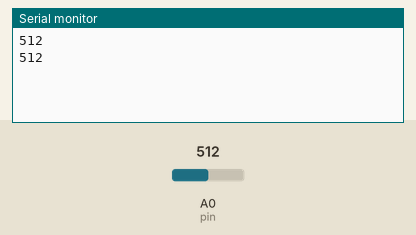
A sketch run on a simulated Arduino Uno, built with avr-gcc and run on an emulated ATmega328P. On the bench: the last lines printed to the serial monitor. The test bench sets the inputs (shaded band); at power-on: A0 (pin) = 512.

Above: at 1.8 s.
1.9 s: A0 (pin) set to 716
At 2.8 s:
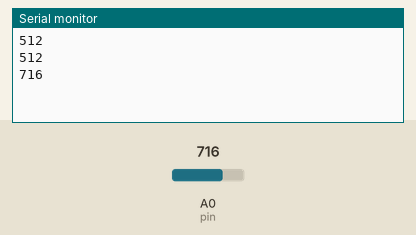
3.4 s: A0 (pin) set to 900
At 4.3 s:
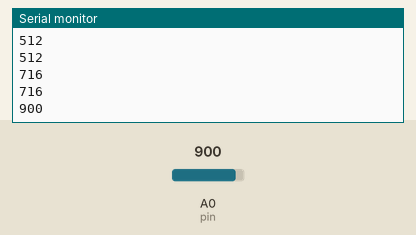
Timing chart, 0 to 6.4 s (numbered marks = the images above; inputs shaded):
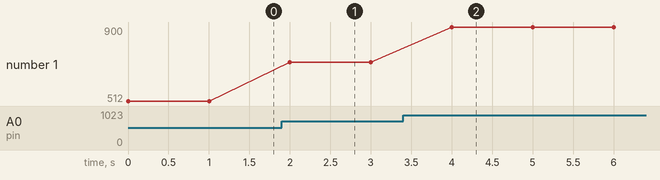

The sketch:

sketch_sep6a_copy_20231a020125241.ino
```cpp
//Analog Input
int x = 0;
int pin = A0;
void setup() {
  pinMode(A0, INPUT);
  Serial.begin(9600);
}
void loop() {
  x = analogRead(pin);
  Serial.println(x);
  delay(1000);
}
```

Measured:
- after the input at 1.9 s, the serial monitor: prints a new line after 0.10 s (image 1)
- after the input at 3.4 s, the serial monitor: prints a new line after 0.60 s (image 2)
- plotted number 1: 512 → 716 after the input at 1.9 s, 716 → 900 after the input at 3.4 s
